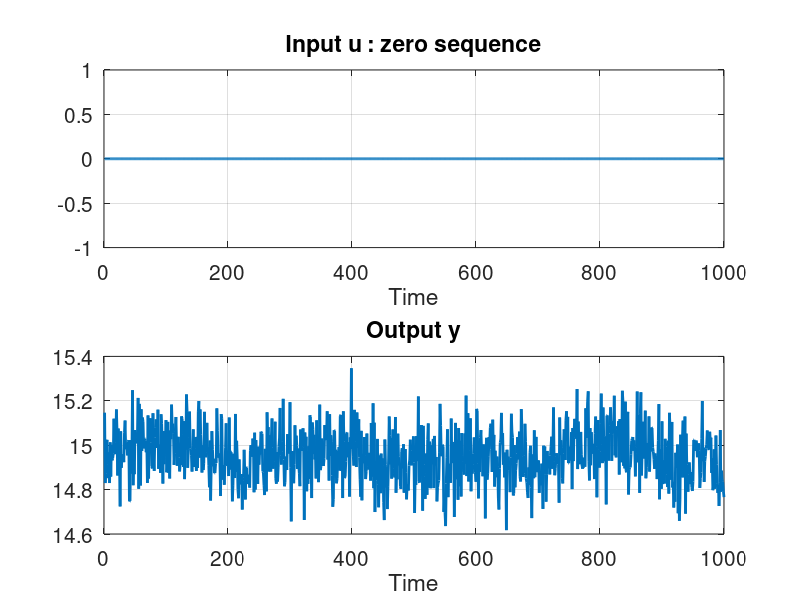
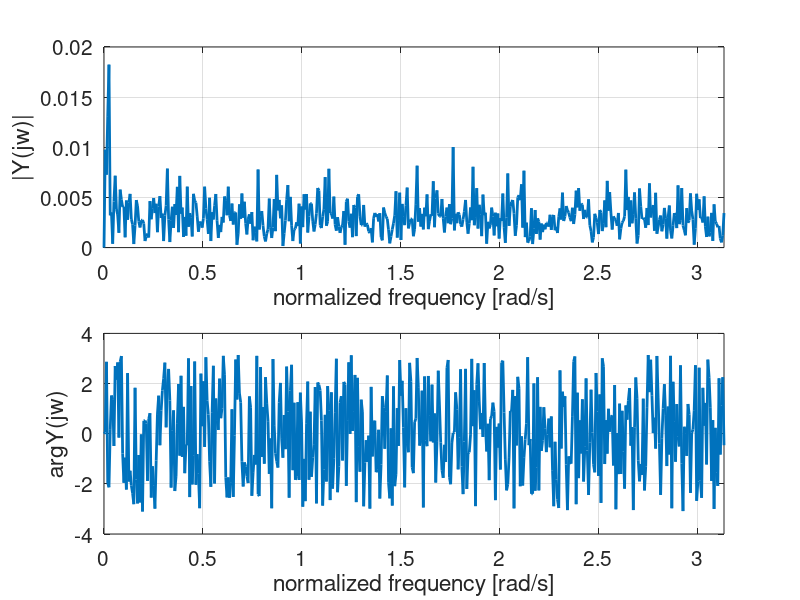
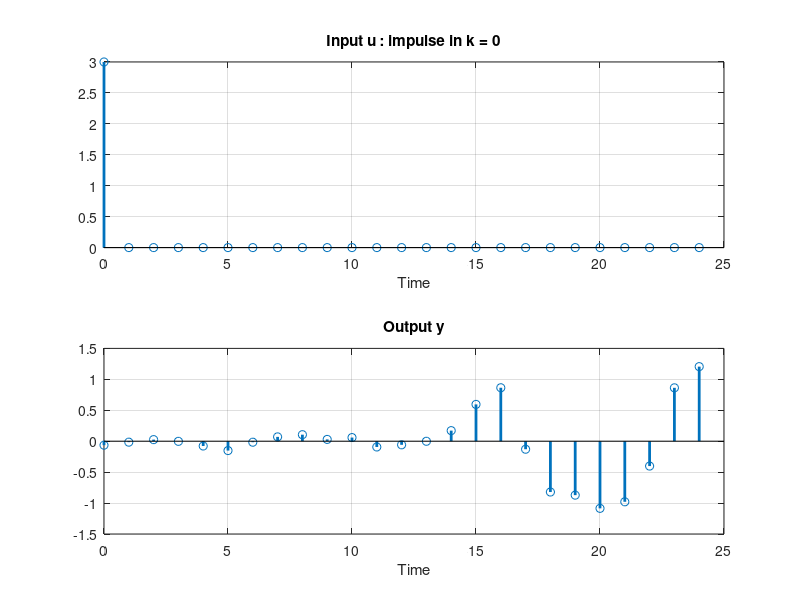
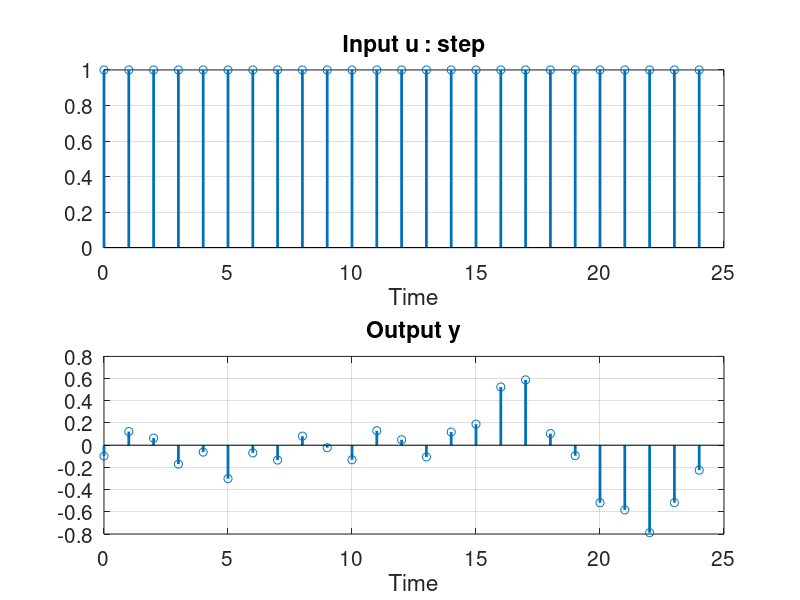

Reproduce these figures in MATLAB, in order. (Note: this script raises an error after producing the figures.)
close all; clear all;
load('simulation_data_3.mat');

DC = mean(y_zero);
% Sampling frequency = 10
t_500 = 0:0.1:49.9;
t_1000 = 0:0.1:99.9;
t_2000 = 0:0.1:199.9;

%% Applying a zero-sequence to the system - time domain
figure(1); clf;
subplot(211); plot(u_zero,'LineWidth',2); 
set(gca, 'fontsize', 15); grid on;
xlabel('Time'); title('Input u : zero sequence');
subplot(212); plot(y_zero,'LineWidth',2); 
set(gca, 'fontsize', 15); grid on;
xlabel('Time'); title('Output y');

%% Applying a zero-sequence to the system - frequency domain
nfft = size(y_zero,1);
Fs = 1;                         % sampling frenquency
yfft = fft(y_zero-DC);          % discrete Fourier transform
yfft = yfft(1:nfft/2)/nfft;     % single-sided spectrum

f = (0:nfft/2-1)*Fs/nfft;

figure(2); clf;
subplot(2,1,1); plot(2*pi*f,abs(yfft),'LineWidth',2); 
set(gca, 'fontsize', 15); grid on;
xlabel('normalized frequency [rad/s]'); ylabel('|Y(jw)|'); 
xlim([2*pi*f(1),2*pi*f(end)]);
subplot(2,1,2); plot(2*pi*f,angle(yfft),'LineWidth',2); 
set(gca, 'fontsize', 15); grid on;
xlabel('normalized frequency [rad/s]'); ylabel('arg{Y(jw)}'); 
xlim([2*pi*f(1),2*pi*f(end)]);

%%  Applying an impulse - time domain
figure(3); clf;
subplot(211); stem(0:24, u_impulse_response(1:25),'LineWidth',2); grid on;
xlabel('Time'); title('Input u : impulse in k = 0');
subplot(212); stem(0:24, y_impulse_response(1:25) - DC,'LineWidth',2); 
grid on;
xlabel('Time'); title('Output y');

%%  Applying a step - time domain
figure(4); clf;
subplot(211); stem(0:24, u_step(1:25),'LineWidth',2); 
set(gca, 'fontsize', 15); grid on;
xlabel('Time'); title('Input u : step');
subplot(212); stem(0:24,y_step(1:25) - DC,'LineWidth',2); 
set(gca, 'fontsize', 15); grid on;
xlabel('Time'); title('Output y');


%%  Applying a white noise - time domain
figure(5); clf;
subplot(211); plot(u_white_noise,'LineWidth',2); 
set(gca, 'fontsize', 15); grid on;
xlabel('Time'); title('Input u : white noise');
subplot(212); plot(y_white_noise - DC,'LineWidth',2);
set(gca, 'fontsize', 15); grid on;
xlabel('Time'); title('Output y');

%%  Applying a PRBS - time domain
figure(6); clf;
subplot(211); plot(u_prbs,'LineWidth',2); 
set(gca, 'fontsize', 15); grid on;
xlabel('Time'); title('Input u : PRBS');
subplot(212); plot(y_prbs - DC,'LineWidth',2); 
set(gca, 'fontsize', 15); grid on;
xlabel('Time'); title('Output y');

%%  Applying a sine wave - time domain
figure(6); clf;
subplot(211); plot(u_sin,'LineWidth',2); 
set(gca, 'fontsize', 15); grid on;
xlabel('Time'); title('Input u : sine wave');
subplot(212); plot(y_sin - DC,'LineWidth',2);
set(gca, 'fontsize', 15); grid on;
xlabel('Time'); title('Output y');
